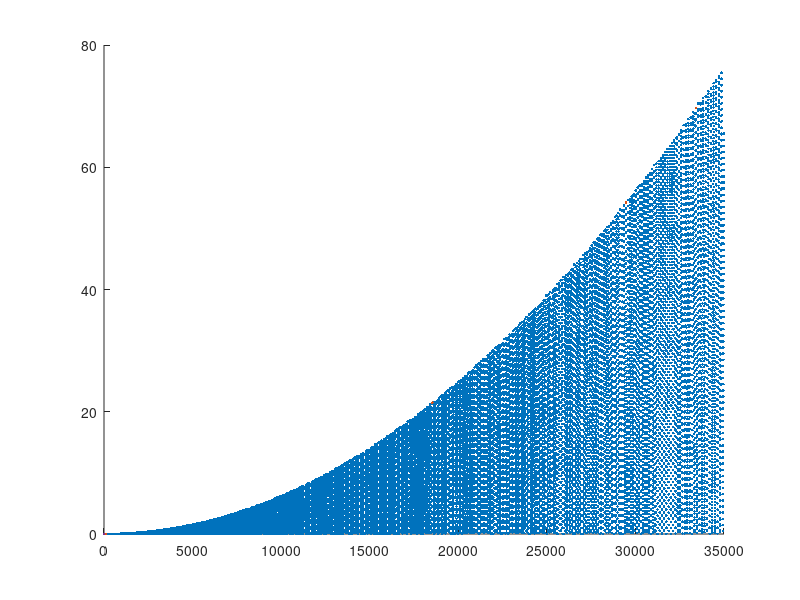

Write the MATLAB code that produced this figure.
clc
clear all
close all
sys_clock = 16000000;
presclar1 = 1;
presclar2 = 8;
presclar3 = 64;
presclar4 = 256;
presclar5 = 1024;
topPlus = linspace(1, 35000, 35000);
y = zeros(5,35000);
delta = zeros(1, 5);
F = linspace(1, 35000, 35000);
actualF = inf(35000,2);
scal1 = [];
scal2 = [];
scal3 = [];
scal4 = [];
scal5 = [];
for i = 1 : 35000
    y(1,i) = round(sys_clock / (2 * presclar1 * F(i)));
    if y(1,i)>2^16
        y(1,i)=0;
    end
    y(2,i) = round(sys_clock / (2 * presclar2 * F(i)));
    if y(2,i)>2^16
        y(2,i)=0;
    end
    y(3,i) = round(sys_clock / (2 * presclar3 * F(i)));
    if y(3,i)>2^16
        y(3,i)=0;
    end
    y(4,i) = round(sys_clock / (2 * presclar4 * F(i)));
    if y(4,i)>2^16
        y(4,i)=0;
    end
    y(5,i) = round(sys_clock / (2 * presclar5 * F(i)));
    if y(5,i)>2^16
        y(5,i)=0;
    end
    delta(1) = abs(F(i) - sys_clock / (2 * presclar1 * y(1, i)));
    delta(2) = abs(F(i) - sys_clock / (2 * presclar2 * y(2, i)));
    delta(3) = abs(F(i) - sys_clock / (2 * presclar3 * y(3, i)));
    delta(4) = abs(F(i) - sys_clock / (2 * presclar4 * y(4, i)));
    delta(5) = abs(F(i) - sys_clock / (2 * presclar5 * y(5, i)));
    [minvalue, minidx] = min(delta);
    actualF(i,1) = minidx;
    if minidx == 1
        scal1 = [scal1; [i, minvalue]];
    elseif minidx == 2
        scal2 = [scal2; [i, minvalue]];
    elseif minidx == 3
        scal3 = [scal3; [i, minvalue]];
    elseif minidx == 4
        scal4 = [scal4; [i, minvalue]];
    else
        scal5 = [scal5; [i, minvalue]];
    end
    actualF(i,2) = minvalue;
end

figure
hold on
plot(scal1(:,1),scal1(:,2), '.')
plot(scal2(:,1),scal2(:,2), '.')
plot(scal3(:,1),scal3(:,2), '.')
plot(scal4(:,1),scal4(:,2), '.')




